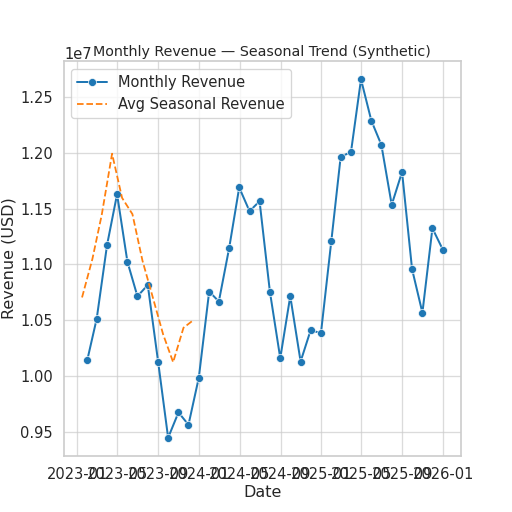

The Python source for this figure:
import seaborn as sns
import matplotlib.pyplot as plt
import pandas as pd
import numpy as np

# Synthetic seasonal revenue data (36 months)
rng = pd.date_range(start='2023-01-01', periods=36, freq='M')
np.random.seed(42)
base = 10_000_000
trend = np.linspace(0, 2_000_000, len(rng))
seasonality = 1_000_000 * np.sin(2 * np.pi * (rng.month - 1) / 12)
noise = np.random.normal(loc=0, scale=300_000, size=len(rng))
revenue = base + trend + seasonality + noise

df = pd.DataFrame({
    'date': rng,
    'year': rng.year,
    'month_num': rng.month,
    'month': rng.month_name().str[:3],
    'revenue': revenue
})

# Styling
sns.set_style('whitegrid')
sns.set_context('talk')

# 8x8 inches at 64 DPI -> 512x512 px
plt.figure(figsize=(8, 8))

ax = sns.lineplot(data=df, x='date', y='revenue', marker='o', linewidth=2.25, label='Monthly Revenue', color='#1f77b4')

# Seasonal average overlay (mapped to month midpoints for visualization)
seasonal = df.groupby('month_num').revenue.mean().reset_index()
seasonal_x = pd.to_datetime('2023-' + seasonal['month_num'].astype(str) + '-15')
sns.lineplot(x=seasonal_x, y=seasonal['revenue'], linestyle='--', linewidth=2, label='Avg Seasonal Revenue', color='#ff7f0e')

ax.set_title('Monthly Revenue — Seasonal Trend (Synthetic)', fontsize=16)
ax.set_xlabel('Date')
ax.set_ylabel('Revenue (USD)')
ax.legend()

# Save exactly 512x512 pixels (no bbox_inches)
plt.savefig('chart.png', dpi=64)
plt.close()
